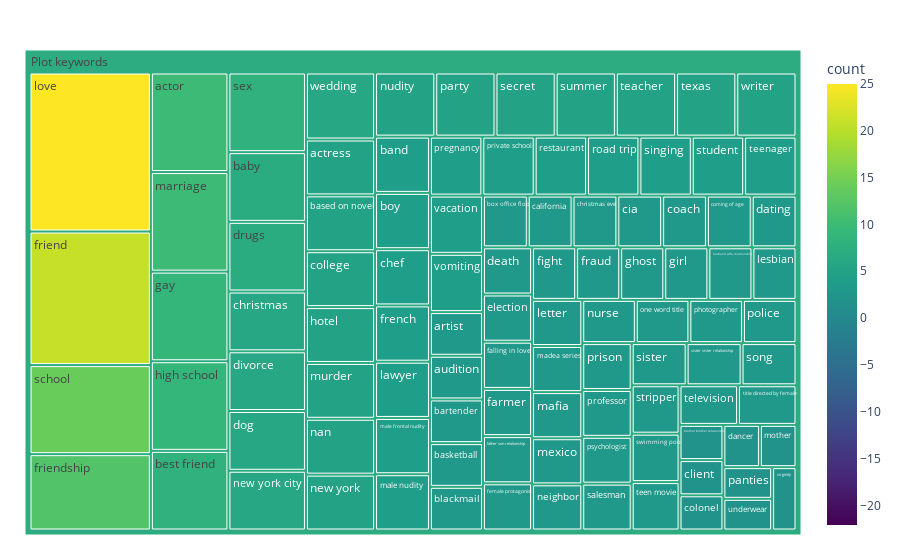

Here is the notebook cell this chart was saved with:
### Code cell
display_text_stat('genres.str.contains("Drama") and genres.str.contains("Comedy")')

### Figure 1 — Plotly figure (JSON) as saved in the notebook; plotly's stock layout.template omitted (floating-point values rounded to 4 significant figures)
{"data": [{"branchvalues": "total", "customdata": [[10], [5], [3], [3], [7], [4], [3], [5], [3], [8], [3], [3], [4], [2], [3], [4], [6], [3], [3], [2], [3], [5], [2], [3], [2], [3], [3], [6], [6], [7], [3], [3], [3], [3], [3], [3], [3], [4], [21], [12], [9], [3], [3], [9], [5], [3], [4], [3], [3], [25], [3], [3], [4], [4], [10], [3], [2], [5], [5], [3], [5], [6], [5], [3], [3], [2], [5], [3], [3], [4], [3], [4], [3], [3], [4], [4], [3], [14], [5], [8], [4], [3], [3], [3], [3], [4], [5], [3], [5], [3], [4], [3], [5], [3], [2], [4], [2], [4], [6], [5], [7.07]], "domain": {"x": [0, 1], "y": [0, 1]}, "hovertemplate": "labels=%{label}<br>count_sum=%{value}<br>parent=%{parent}<br>id=%{id}<br>count=%{color}<extra></extra>", "ids": ["Plot keywords/actor", "Plot keywords/actress", "Plot keywords/artist", "Plot keywords/audition", "Plot keywords/baby", "Plot keywords/band", "Plot keywords/bartender", "Plot keywords/based on novel", "Plot keywords/basketball", "Plot keywords/best friend", "Plot keywords/blackmail", "Plot keywords/box office flop", "Plot keywords/boy", "Plot keywords/brother brother relationship", "Plot keywords/california", "Plot keywords/chef", "Plot keywords/christmas", "Plot keywords/christmas eve", "Plot keywords/cia", "Plot keywords/client", "Plot keywords/coach", "Plot keywords/college", "Plot keywords/colonel", "Plot keywords/coming of age", "Plot keywords/dancer", "Plot keywords/dating", "Plot keywords/death", "Plot keywords/divorce", "Plot keywords/dog", "Plot keywords/drugs", "Plot keywords/election", "Plot keywords/falling in love", "Plot keywords/farmer", "Plot keywords/father son relationship", "Plot keywords/female protagonist", "Plot keywords/fight", "Plot keywords/fraud", "Plot keywords/french", "Plot keywords/friend", "Plot keywords/friendship", "Plot keywords/gay", "Plot keywords/ghost", "Plot keywords/girl", "Plot keywords/high school", "Plot keywords/hotel", "Plot keywords/husband wife relationship", "Plot keywords/lawyer", "Plot keywords/lesbian", "Plot keywords/letter", "Plot keywords/love", "Plot keywords/madea series", "Plot keywords/mafia", "Plot keywords/male frontal nudity", "Plot keywords/male nudity", "Plot keywords/marriage", "Plot keywords/mexico", "Plot keywords/mother", "Plot keywords/murder", "Plot keywords/nan", "Plot keywords/neighbor", "Plot keywords/new york", "Plot keywords/new york city", "Plot keywords/nudity", "Plot keywords/nurse", "Plot keywords/one word title", "Plot keywords/panties", "Plot keywords/party", "Plot keywords/photographer", "Plot keywords/police", "Plot keywords/pregnancy", "Plot keywords/prison", "Plot keywords/private school", "Plot keywords/professor", "Plot keywords/psychologist", "Plot keywords/restaurant", "Plot keywords/road trip", "Plot keywords/salesman", "Plot keywords/school", "Plot keywords/secret", "Plot keywords/sex", "Plot keywords/singing", "Plot keywords/sister", "Plot keywords/sister sister relationship", "Plot keywords/song", "Plot keywords/stripper", "Plot keywords/student", "Plot keywords/summer", "Plot keywords/swimming pool", "Plot keywords/teacher", "Plot keywords/teen movie", "Plot keywords/teenager", "Plot keywords/television", "Plot keywords/texas", "Plot keywords/title directed by female", "Plot keywords/underwear", "Plot keywords/vacation", "Plot keywords/virginity", "Plot keywords/vomiting", "Plot keywords/wedding", "Plot keywords/writer", "Plot keywords"], "labels": ["actor", "actress", "artist", "audition", "baby", "band", "bartender", "based on novel", "basketball", "best friend", "blackmail", "box office flop", "boy", "brother brother relationship", "california", "chef", "christmas", "christmas eve", "cia", "client", "coach", "college", "colonel", "coming of age", "dancer", "dating", "death", "divorce", "dog", "drugs", "election", "falling in love", "farmer", "father son relationship", "female protagonist", "fight", "fraud", "french", "friend", "friendship", "gay", "ghost", "girl", "high school", "hotel", "husband wife relationship", "lawyer", "lesbian", "letter", "love", "madea series", "mafia", "male frontal nudity", "male nudity", "marriage", "mexico", "mother", "murder", "nan", "neighbor", "new york", "new york city", "nudity", "nurse", "one word title", "panties", "party", "photographer", "police", "pregnancy", "prison", "private school", "professor", "psychologist", "restaurant", "road trip", "salesman", "school", "secret", "sex", "singing", "sister", "sister sister relationship", "song", "stripper", "student", "summer", "swimming pool", "teacher", "teen movie", "teenager", "television", "texas", "title directed by female", "underwear", "vacation", "virginity", "vomiting", "wedding", "writer", "Plot keywords"], "marker": {"coloraxis": "coloraxis", "colors": [10, 5, 3, 3, 7, 4, 3, 5, 3, 8, 3, 3, 4, 2, 3, 4, 6, 3, 3, 2, 3, 5, 2, 3, 2, 3, 3, 6, 6, 7, 3, 3, 3, 3, 3, 3, 3, 4, 21, 12, 9, 3, 3, 9, 5, 3, 4, 3, 3, 25, 3, 3, 4, 4, 10, 3, 2, 5, 5, 3, 5, 6, 5, 3, 3, 2, 5, 3, 3, 4, 3, 4, 3, 3, 4, 4, 3, 14, 5, 8, 4, 3, 3, 3, 3, 4, 5, 3, 5, 3, 4, 3, 5, 3, 2, 4, 2, 4, 6, 5, 7.07]}, "name": "", "parents": ["Plot keywords", "Plot keywords", "Plot keywords", "Plot keywords", "Plot keywords", "Plot keywords", "Plot keywords", "Plot keywords", "Plot keywords", "Plot keywords", "Plot keywords", "Plot keywords", "Plot keywords", "Plot keywords", "Plot keywords", "Plot keywords", "Plot keywords", "Plot keywords", "Plot keywords", "Plot keywords", "Plot keywords", "Plot keywords", "Plot keywords", "Plot keywords", "Plot keywords", "Plot keywords", "Plot keywords", "Plot keywords", "Plot keywords", "Plot keywords", "Plot keywords", "Plot keywords", "Plot keywords", "Plot keywords", "Plot keywords", "Plot keywords", "Plot keywords", "Plot keywords", "Plot keywords", "Plot keywords", "Plot keywords", "Plot keywords", "Plot keywords", "Plot keywords", "Plot keywords", "Plot keywords", "Plot keywords", "Plot keywords", "Plot keywords", "Plot keywords", "Plot keywords", "Plot keywords", "Plot keywords", "Plot keywords", "Plot keywords", "Plot keywords", "Plot keywords", "Plot keywords", "Plot keywords", "Plot keywords", "Plot keywords", "Plot keywords", "Plot keywords", "Plot keywords", "Plot keywords", "Plot keywords", "Plot keywords", "Plot keywords", "Plot keywords", "Plot keywords", "Plot keywords", "Plot keywords", "Plot keywords", "Plot keywords", "Plot keywords", "Plot keywords", "Plot keywords", "Plot keywords", "Plot keywords", "Plot keywords", "Plot keywords", "Plot keywords", "Plot keywords", "Plot keywords", "Plot keywords", "Plot keywords", "Plot keywords", "Plot keywords", "Plot keywords", "Plot keywords", "Plot keywords", "Plot keywords", "Plot keywords", "Plot keywords", "Plot keywords", "Plot keywords", "Plot keywords", "Plot keywords", "Plot keywords", "Plot keywords", ""], "type": "treemap", "values": [10, 5, 3, 3, 7, 4, 3, 5, 3, 8, 3, 3, 4, 2, 3, 4, 6, 3, 3, 2, 3, 5, 2, 3, 2, 3, 3, 6, 6, 7, 3, 3, 3, 3, 3, 3, 3, 4, 21, 12, 9, 3, 3, 9, 5, 3, 4, 3, 3, 25, 3, 3, 4, 4, 10, 3, 2, 5, 5, 3, 5, 6, 5, 3, 3, 2, 5, 3, 3, 4, 3, 4, 3, 3, 4, 4, 3, 14, 5, 8, 4, 3, 3, 3, 3, 4, 5, 3, 5, 3, 4, 3, 5, 3, 2, 4, 2, 4, 6, 5, 455]}], "layout": {"coloraxis": {"cmid": 1.453, "colorbar": {"title": {"text": "count"}}, "colorscale": [[0, "#440154"], [0.1111, "#482878"], [0.2222, "#3e4989"], [0.3333, "#31688e"], [0.4444, "#26828e"], [0.5556, "#1f9e89"], [0.6667, "#35b779"], [0.7778, "#6ece58"], [0.8889, "#b5de2b"], [1, "#fde725"]]}, "legend": {"tracegroupgap": 0}, "margin": {"b": 25, "l": 25, "r": 25, "t": 50}}}
